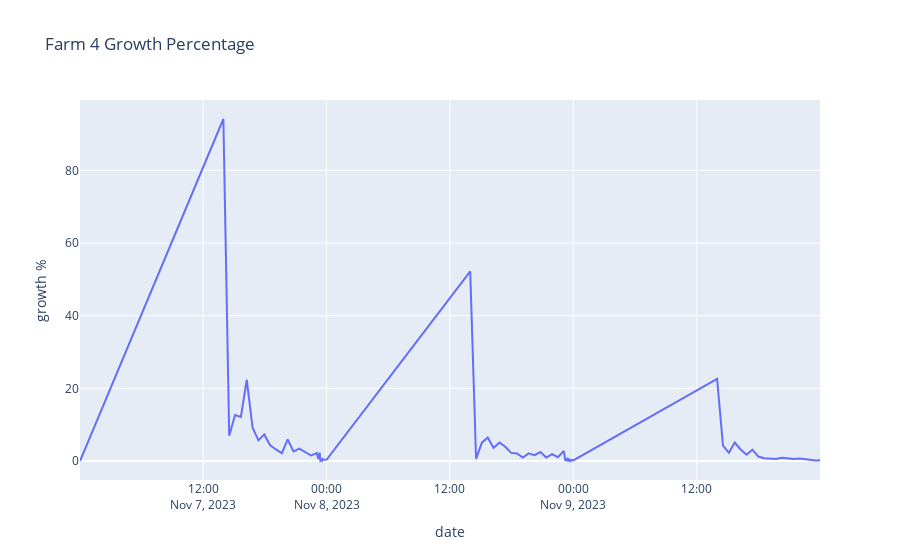

The notebook cell saved with this chart:
### Code cell
growth_list(Farm4_11_14_23, FarmDates_11_14_23, "Farm 4 Growth Percentage")
